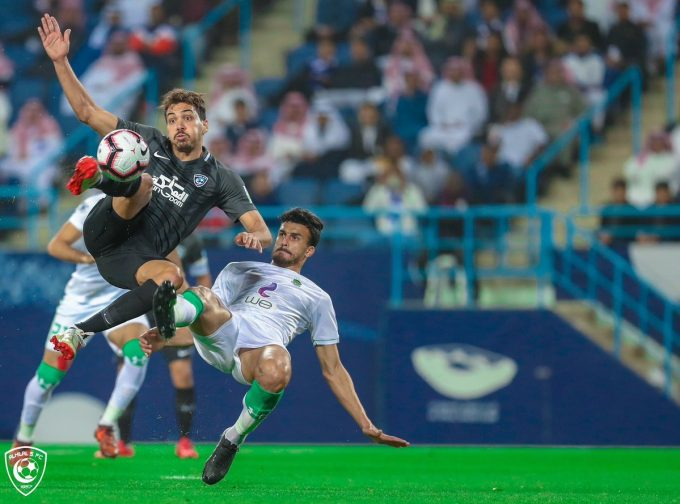
#> input picture ce3.jpg, 680 x 504 px
$ python Sobel.py --image ce3.jpg
#> lines starting #> are read from the running program, lines starting #| are printed output that depends on the picture
import numpy as np
import cv2 as cv
import argparse
import matplotlib.pyplot as pt


ap = argparse.ArgumentParser()
ap.add_argument("-i", "--image", required=True, help="Path to img")
args = vars(ap.parse_args())

img = cv.imread(args["image"])
#> img is the input picture: shape (504, 680, 3); mean B, G, R 100.4, 101.9, 69.7
cv.imshow("org", img)

img=cv.cvtColor(img,cv.COLOR_BGR2GRAY)
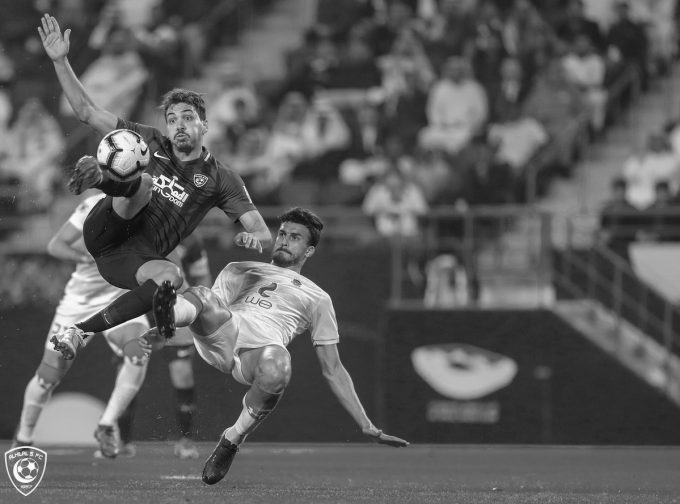
#> img: shape (504, 680); min 5, max 255, mean 92.1
cv.imshow("gray", img)

Xsobel=cv.Sobel(img,cv.CV_64F,1,0)
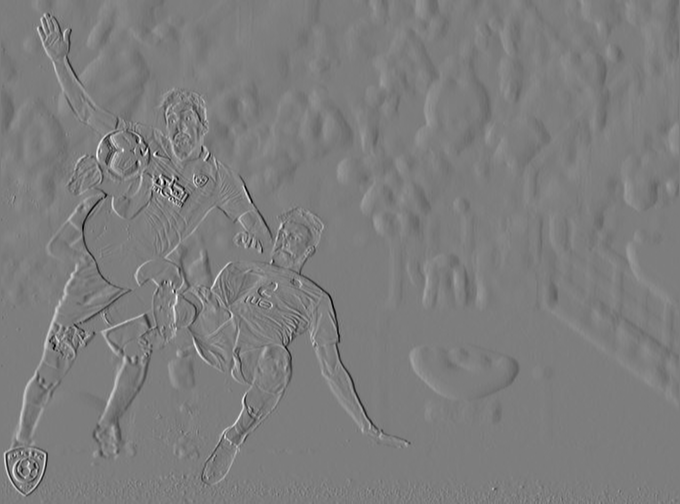
#> Xsobel: shape (504, 680) float64; min -703, max 724, mean 0.1; drawn with min black and max white
Ysobel=cv.Sobel(img,cv.CV_64F,0,1)
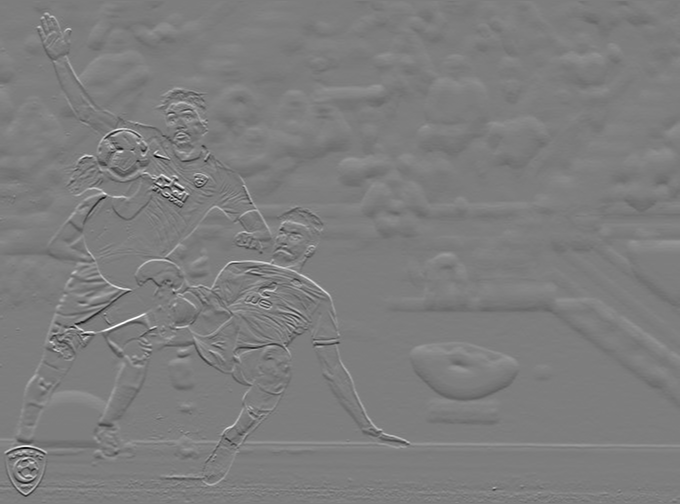
#> Ysobel: shape (504, 680) float64; min -810, max 832, mean 0.4; drawn with min black and max white

Xsobel=np.uint8(np.absolute(Xsobel))
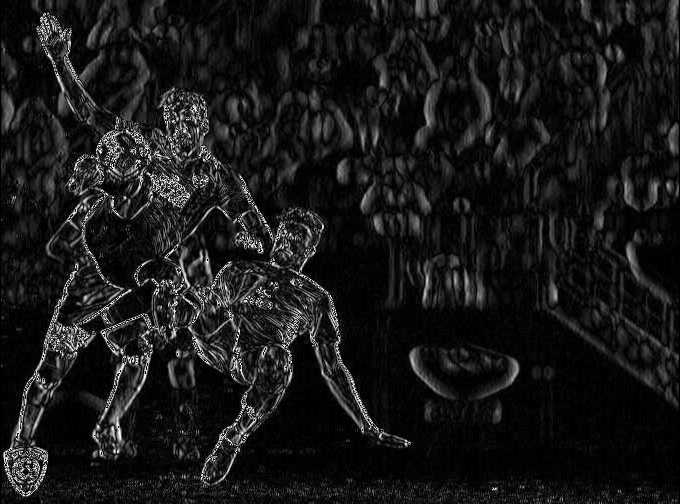
#> Xsobel: shape (504, 680); min 0, max 255, mean 24.3
Ysobel=np.uint8(np.absolute(Ysobel))
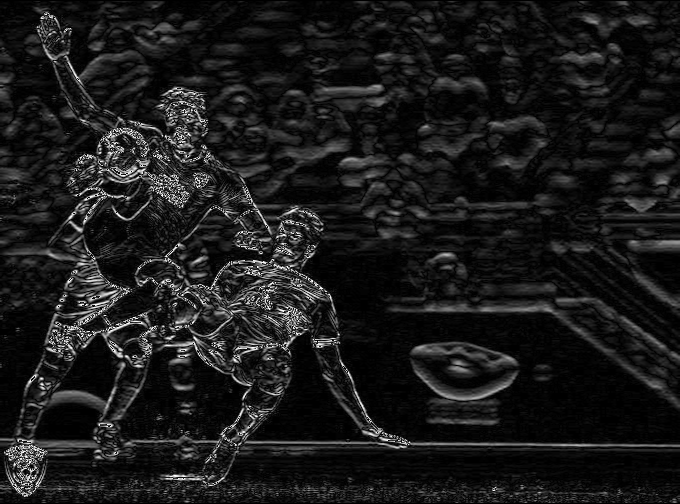
#> Ysobel: shape (504, 680); min 0, max 255, mean 26.3

mixed=cv.bitwise_or(Xsobel,Ysobel)
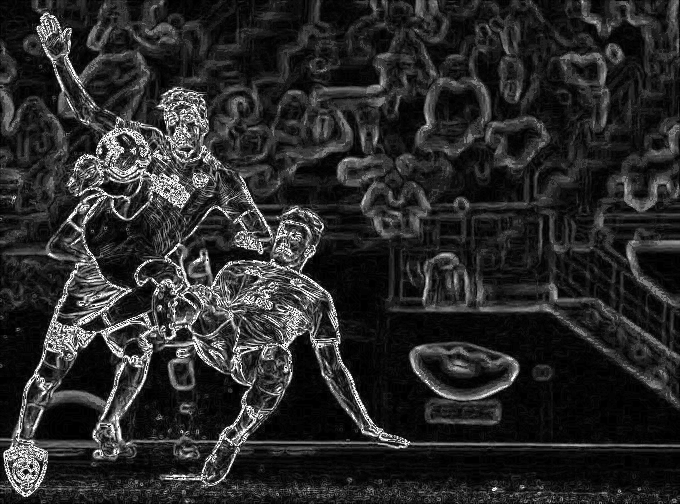
#> mixed: shape (504, 680); min 0, max 255, mean 41.8
cv.imshow("Xsobel", Xsobel)
cv.imshow("Ysobel", Ysobel)
cv.imshow("mixed", mixed)

cv.waitKey(0)
